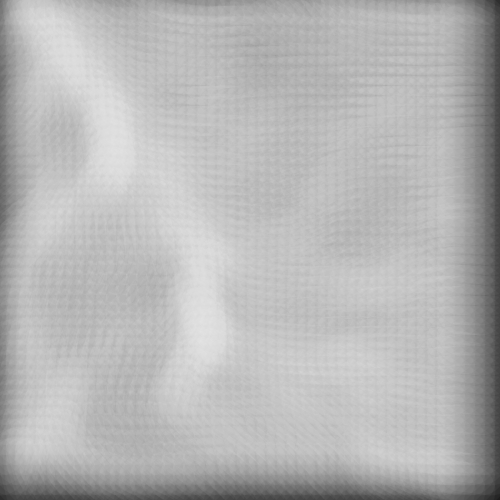
Frame 1 (no input)
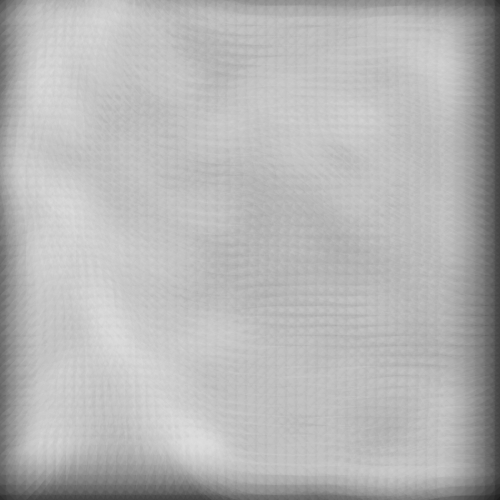
Frame 60 (the mouse pressed at the canvas centre just before this capture)
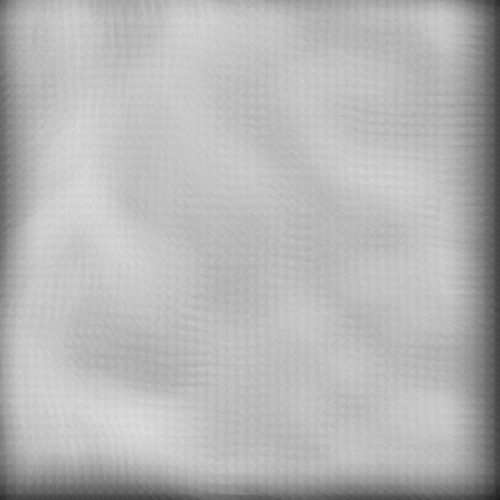
Frame 120 (the mouse held since frame 60 and released just before this capture)

The Processing sketch that drew these frames (run headless with seeded random() and noise(); from frame 60 on, the mouse is pressed at the canvas centre):

// Processing sketch: Smoke
// ── Smoke.pde
void setup() {
  size(500, 500);
}

float yoff = 0;
float z = 0;

void draw() {
  background(0);
  
  stroke(255, 10);
  strokeWeight(50);
  noiseDetail(8, 1.0*mouseY/height);
  for (int y = 0; y < height; y += 10) {
    for (int x = 0; x < width; x += 10) {
      float n = noise(1.5*x/width, yoff + 1.5*y/height, z);
      pushMatrix();
      translate(x, y);
      rotate(n*2*PI);
      line(0, 0, 20, 20);
      popMatrix();
    }
  }
  yoff += -0.01;
  z += 0.002;
}
